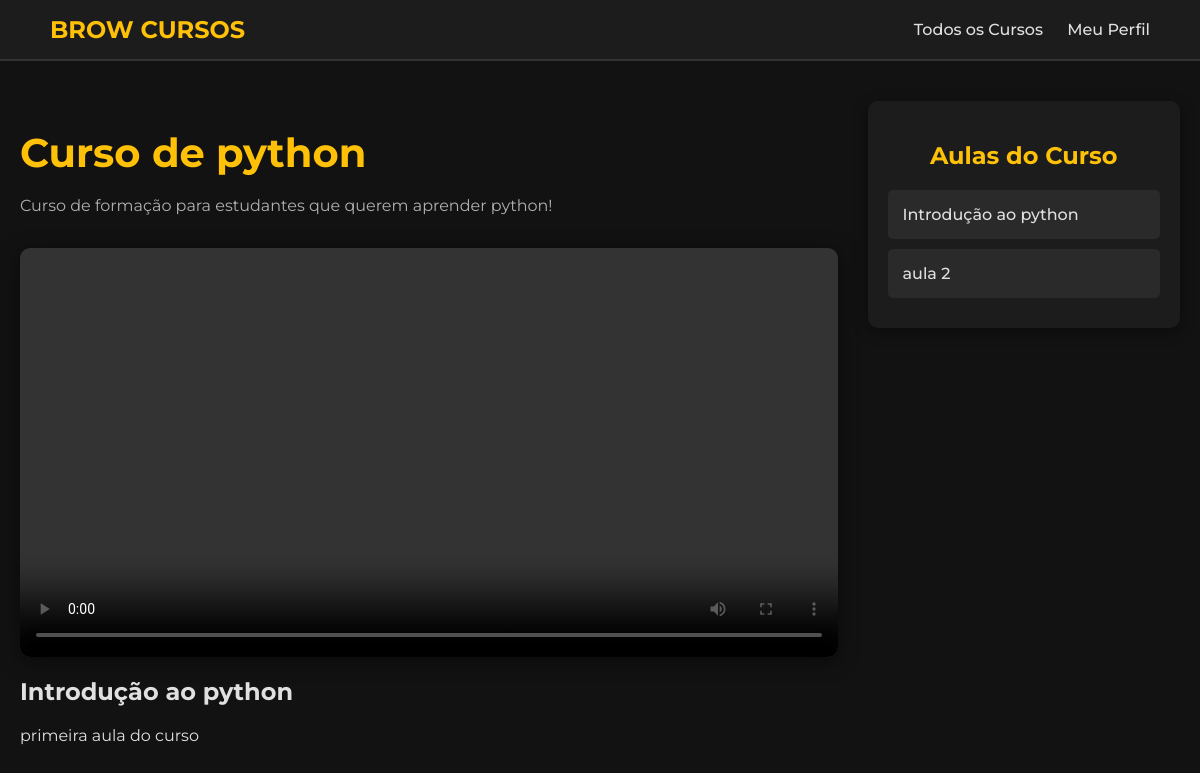
Before: /curso_detalhe.php?curso_id=2 (signed in) with the older database file.
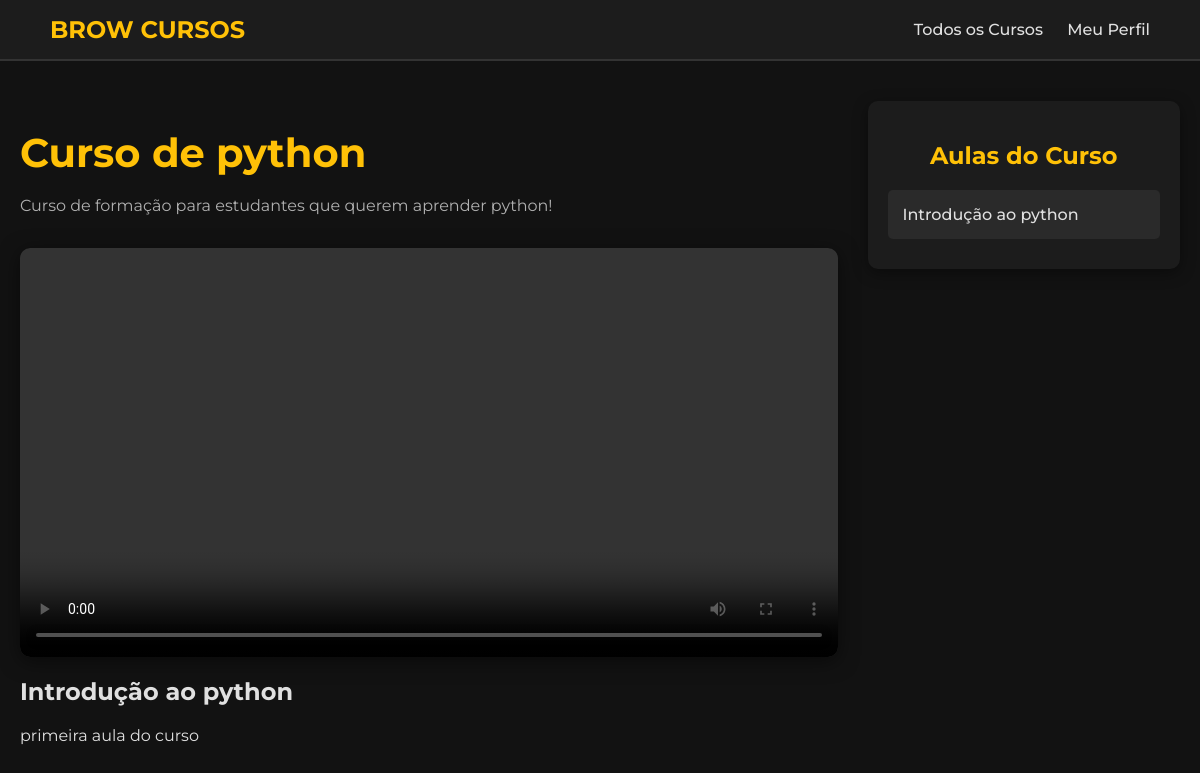
After: the same page with the newer database file.
### tables this page shows
CREATE TABLE `aulas` (
  `id` int(11) NOT NULL,
  `titulo` varchar(255) NOT NULL,
  `descricao` text DEFAULT NULL,
  `video_url` varchar(255) DEFAULT NULL,
  `curso_id` int(11) DEFAULT NULL
);

### curso_detalhe.php (the view, shortened to what this page needs)
<?php
include 'conexao.php';
$curso_id = $_GET['curso_id'];
$stmt_curso = $conn->prepare("SELECT nome, descricao FROM cursos WHERE id = ?");
$stmt_curso->bind_param("i", $curso_id);
$stmt_curso->execute();
$result_curso = $stmt_curso->get_result();
$curso = $result_curso->fetch_assoc();
$stmt_aulas = $conn->prepare("SELECT id, titulo, descricao, video_url FROM aulas WHERE curso_id = ? ORDER BY id ASC");
$stmt_aulas->bind_param("i", $curso_id);
$stmt_aulas->execute();
$result_aulas = $stmt_aulas->get_result();
$primeira_aula = $result_aulas->fetch_assoc();
$result_aulas->data_seek(0);
?>
<!DOCTYPE html>
<html lang="pt-br">
<head>
    <link rel="stylesheet" href="css/curso_detalhe.css">
</head>
<body>
    <header class="top-header">
        <div class="logo">BROW CURSOS</div>
        <nav class="user-nav">
            <a href="cursos.php">Todos os Cursos</a>
            <a href="userpage.php">Meu Perfil</a>
        </nav>
    </header>
    <div class="course-container">
        <div class="main-content">
            <h1 class="course-title"><?php echo htmlspecialchars($curso['nome']); ?></h1>
            <p class="course-description"><?php echo htmlspecialchars($curso['descricao']); ?></p>
            <div class="video-player">
                <?php if ($primeira_aula): ?>
                    <video id="video-aula" controls src="<?php echo htmlspecialchars($primeira_aula['video_url']); ?>" class="responsive-video"></video>
                <?php else: ?>
                    <div class="no-video">Nenhuma aula disponível para este curso.</div>
                <?php endif; ?>
            </div>
            <h2 id="aula-titulo"><?php echo $primeira_aula ? htmlspecialchars($primeira_aula['titulo']) : 'Nenhuma aula selecionada'; ?></h2>
            <p id="aula-descricao"><?php echo $primeira_aula ? htmlspecialchars($primeira_aula['descricao']) : ''; ?></p>
        </div>
        <aside class="sidebar-aulas">
            <h2 class="sidebar-title">Aulas do Curso</h2>
            <ul class="lista-aulas">
                <?php while ($aula = $result_aulas->fetch_assoc()): ?>
                    <li class="aula-item" data-video-url="<?php echo htmlspecialchars($aula['video_url']); ?>" data-titulo="<?php echo htmlspecialchars($aula['titulo']); ?>" data-descricao="<?php echo htmlspecialchars($aula['descricao']); ?>">
                        <span class="aula-titulo"><?php echo htmlspecialchars($aula['titulo']); ?></span>
                    </li>
                <?php endwhile; ?>
            </ul>
        </aside>
    </div>
</body>
</html>

Changed rows visible on the page:
removed aulas: titulo "aula 2"
